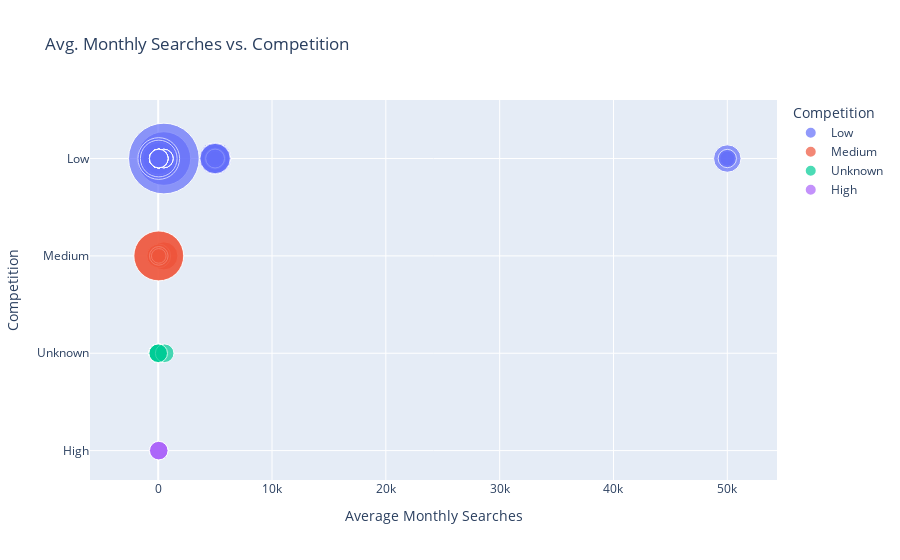

Notebook code for this chart:
### Code cell
#Show the relationship between average monthly searches and competition, with bubble sizes representing the top bid.
# Create a bubble chart
fig = px.scatter(df, x='Avg. monthly searches', y='Competition',
                 size='Top of page bid (high range)', color='Competition',
                 title='Avg. Monthly Searches vs. Competition',
                 labels={'Avg. monthly searches': 'Average Monthly Searches', 'Competition': 'Competition'},
                 hover_name='Keyword', size_max=50)

fig.show()

### Figure 1 — Plotly figure (JSON) as saved in the notebook; plotly's stock layout.template omitted (floating-point values rounded to 4 significant figures; data arrays with more than 128 entries replaced by an {"elided": "..."} marker saying what was removed)
{"data": [{"hovertemplate": "<b>%{hovertext}</b><br><br>Competition=%{y}<br>Average Monthly Searches=%{x}<br>Top of page bid (high range)=%{marker.size}<extra></extra>", "hovertext": {"elided": "303 str values"}, "legendgroup": "Low", "marker": {"color": "#636efa", "size": {"elided": "303 float values"}, "sizemode": "area", "sizeref": 0.4798, "symbol": "circle"}, "mode": "markers", "name": "Low", "orientation": "h", "showlegend": true, "type": "scatter", "x": {"elided": "303 int values"}, "xaxis": "x", "y": {"elided": "303 str values"}, "yaxis": "y"}, {"hovertemplate": "<b>%{hovertext}</b><br><br>Competition=%{y}<br>Average Monthly Searches=%{x}<br>Top of page bid (high range)=%{marker.size}<extra></extra>", "hovertext": ["small business it consultant near me", "it strategy consulting firms", "top it consulting firms in us", "it network consultant", "it security consulting firms", "it consulting agencies", "top it consulting firms us", "bi it consulting", "it security consulting companies", "international it consulting firms", "it solution consulting", "it advisory companies", "manufacturing it consulting", "simplified it consulting"], "legendgroup": "Medium", "marker": {"color": "#EF553B", "size": [82.86, 82.86, 190, 131.4, 134.6, 82.86, 190, 82.86, 134.6, 82.86, 583.4, 82.86, 51.41, 600.5], "sizemode": "area", "sizeref": 0.4798, "symbol": "circle"}, "mode": "markers", "name": "Medium", "orientation": "h", "showlegend": true, "type": "scatter", "x": [50, 50, 500, 50, 50, 50, 500, 50, 50, 50, 50, 50, 50, 50], "xaxis": "x", "y": ["Medium", "Medium", "Medium", "Medium", "Medium", "Medium", "Medium", "Medium", "Medium", "Medium", "Medium", "Medium", "Medium", "Medium"], "yaxis": "y"}, {"hovertemplate": "<b>%{hovertext}</b><br><br>Competition=%{y}<br>Average Monthly Searches=%{x}<br>Top of page bid (high range)=%{marker.size}<extra></extra>", "hovertext": {"elided": "148 str values"}, "legendgroup": "Unknown", "marker": {"color": "#00cc96", "size": {"elided": "148 float values"}, "sizemode": "area", "sizeref": 0.4798, "symbol": "circle"}, "mode": "markers", "name": "Unknown", "orientation": "h", "showlegend": true, "type": "scatter", "x": {"elided": "148 float values"}, "xaxis": "x", "y": {"elided": "148 str values"}, "yaxis": "y"}, {"hovertemplate": "<b>%{hovertext}</b><br><br>Competition=%{y}<br>Average Monthly Searches=%{x}<br>Top of page bid (high range)=%{marker.size}<extra></extra>", "hovertext": ["it management consulting companies", "business it consulting firm", "it management consulting firms"], "legendgroup": "High", "marker": {"color": "#ab63fa", "size": [82.86, 82.86, 82.86], "sizemode": "area", "sizeref": 0.4798, "symbol": "circle"}, "mode": "markers", "name": "High", "orientation": "h", "showlegend": true, "type": "scatter", "x": [50, 50, 50], "xaxis": "x", "y": ["High", "High", "High"], "yaxis": "y"}], "layout": {"legend": {"itemsizing": "constant", "title": {"text": "Competition"}, "tracegroupgap": 0}, "title": {"text": "Avg. Monthly Searches vs. Competition"}, "xaxis": {"anchor": "y", "domain": [0, 1], "title": {"text": "Average Monthly Searches"}}, "yaxis": {"anchor": "x", "categoryarray": ["High", "Unknown", "Medium", "Low"], "categoryorder": "array", "domain": [0, 1], "title": {"text": "Competition"}}}}
